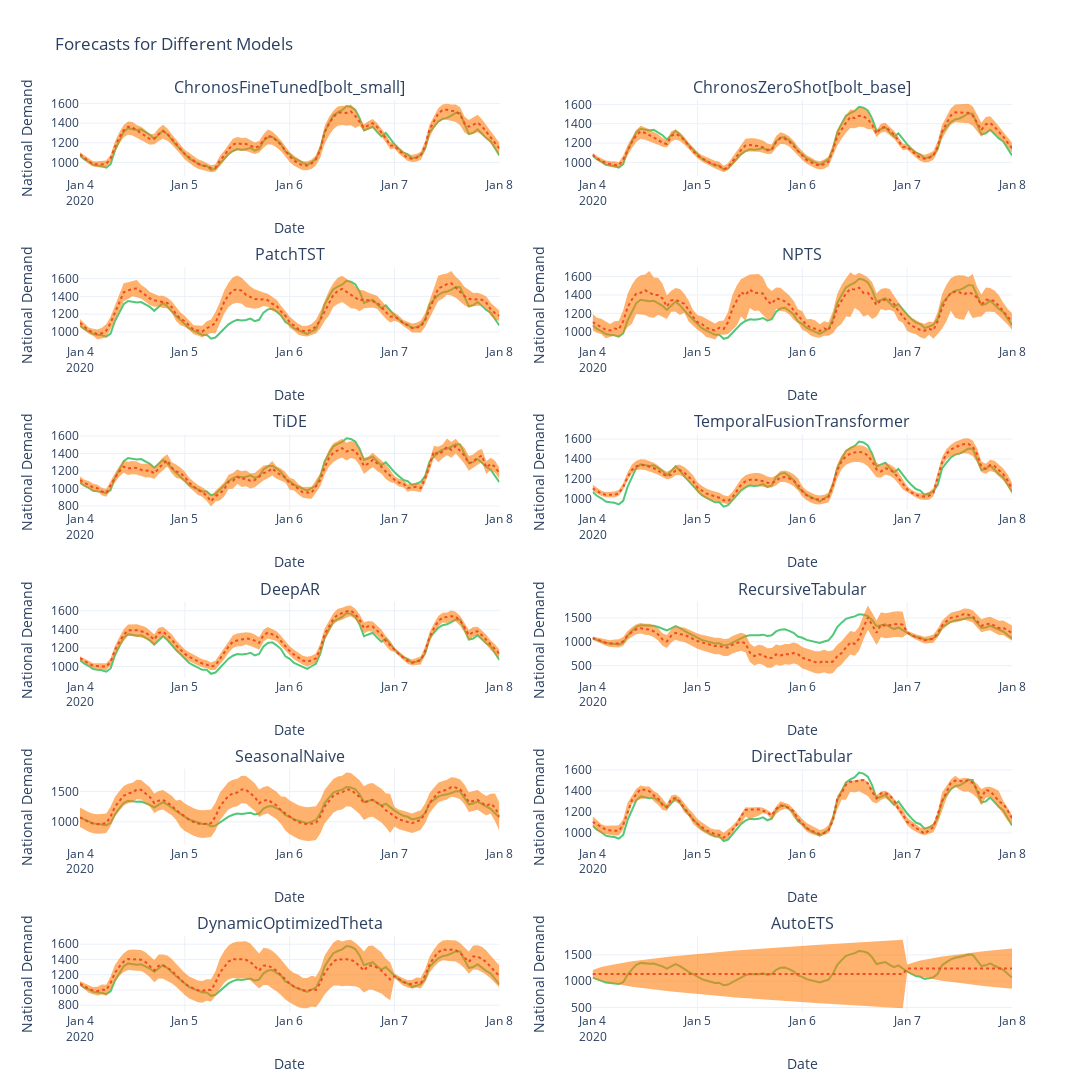

Notebook cell for this chart:
### Code cell
from utils.plotting import plot_forecasts

plot_forecasts(df=test_df,models_predictions=all_models_predictions, start_date = '2020-01-04', end_date = '2020-01-08')
